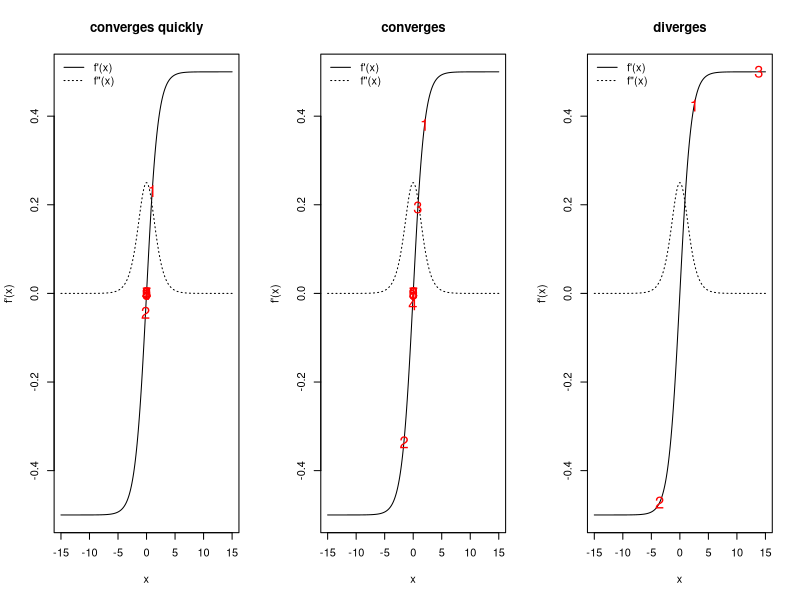
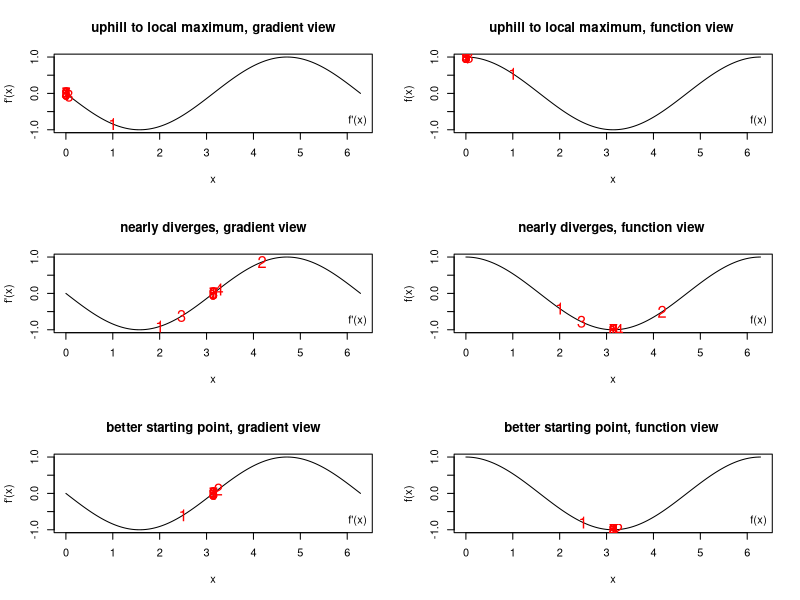
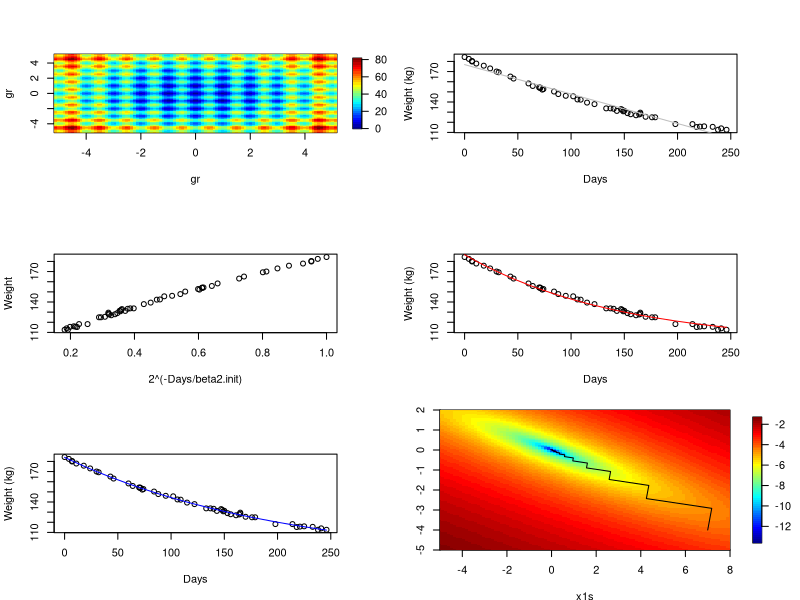
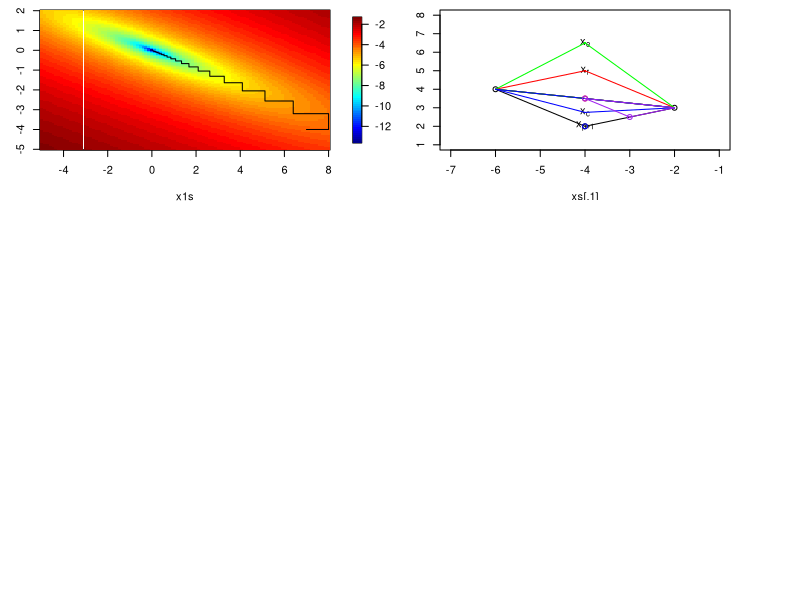
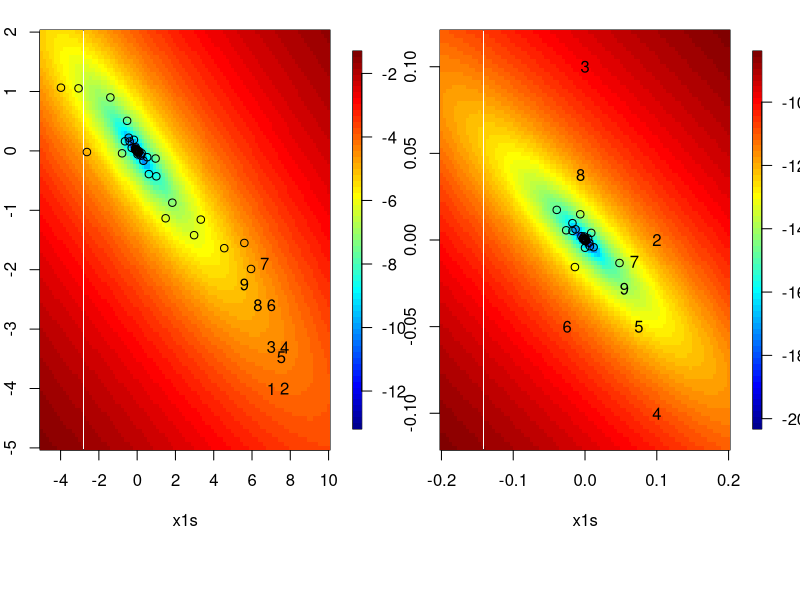
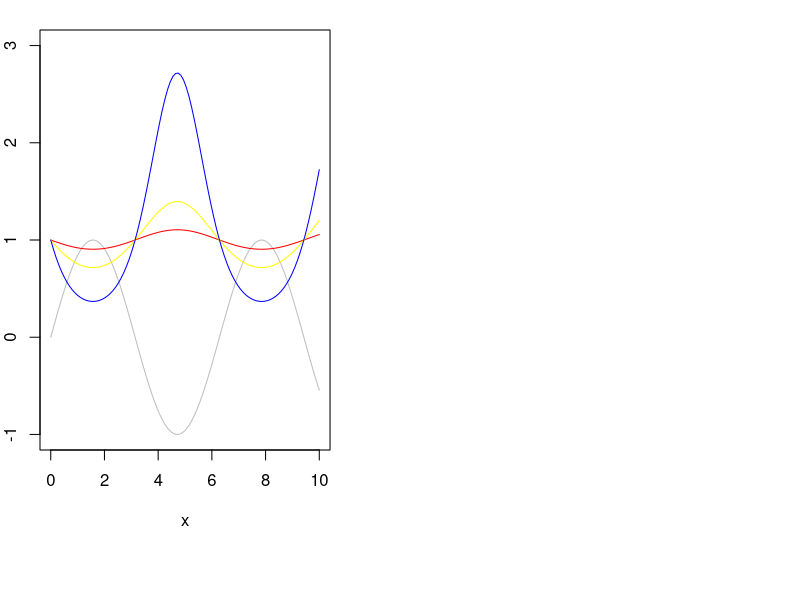
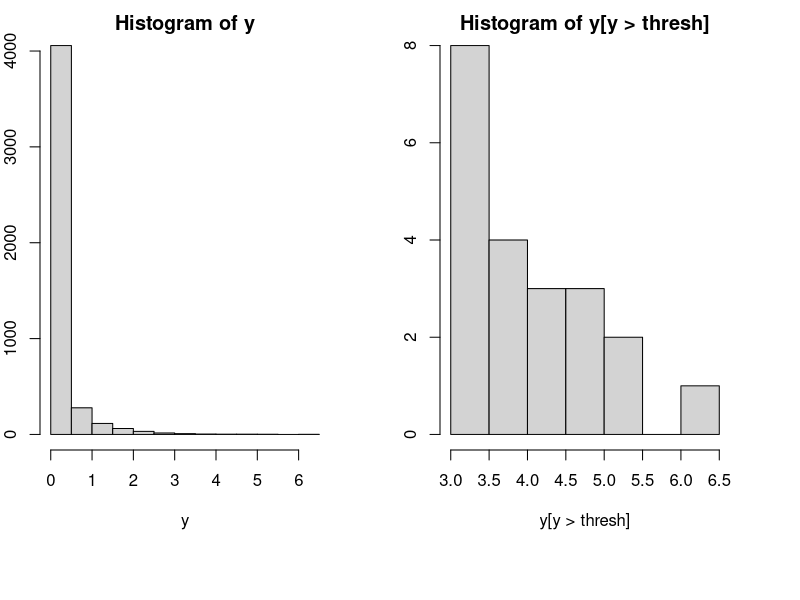
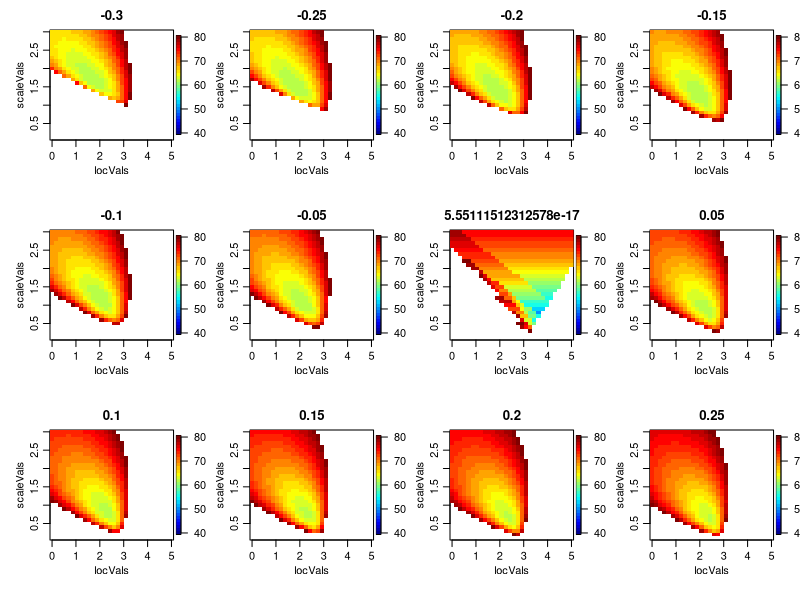

Generate these figures, in order, with R: (Note: this script raises an error after producing the figures.)
################################################################
### Demo code for Unit 11 of Stat243, "Optimization"
### Chris Paciorek, November 2020
################################################################

#######################################
# 3: Univariate function optimization
#######################################

### 3.3.3 How can Newton's method go wrong? 

## @knitr newton-diverge

par(mfrow = c(1, 3))
fp <- function(x, theta = 1){
	exp(x*theta)/(1+exp(x*theta)) - .5
}
fpp <- function(x, theta = 1){
	exp(x*theta)/((1+exp(x*theta))^2)
}
xs <- seq(-15, 15, len = 300)

## good starting point
x0 <- 1
xvals <- c(x0,rep(NA,9))
for(t in 2:10){
	xvals[t]=xvals[t-1] - fp(xvals[t-1]) / fpp(xvals[t-1])
}
## print(xvals)

plot(xs, fp(xs), type = 'l', xlab = 'x', ylab = "f'(x)", main ='converges quickly')
lines(xs, fpp(xs), lty = 3)
legend('topleft', bty = 'n', lty = c(1,3), legend = c("f'(x)", 'f"(x)'))
points(xvals, fp(xvals), pch = as.character(1:length(xvals)), col = 'red', cex = 1.5)

## ok starting point
x0 <- 2
xvals <- c(x0,rep(NA,9))
for(t in 2:10){
	xvals[t]=xvals[t-1] - fp(xvals[t-1]) / fpp(xvals[t-1])
}
## print(xvals)

plot(xs, fp(xs), type = 'l', xlab = 'x', ylab = "f'(x)", main ='converges')
lines(xs, fpp(xs), lty = 3)
legend('topleft', bty = 'n', lty = c(1,3), legend = c("f'(x)", 'f"(x)'))
points(xvals, fp(xvals), pch = as.character(1:length(xvals)), col = 'red', cex = 1.5)

## bad starting point
x0 <- 2.5
xvals <- c(x0,rep(NA,9))
for(t in 2:10){
	xvals[t]=xvals[t-1] - fp(xvals[t-1]) / fpp(xvals[t-1])
}
## print(xvals)
## whoops

plot(xs, fp(xs), type = 'l', xlab = 'x', ylab = "f'(x)", main = 'diverges')
lines(xs, fpp(xs), lty = 3)
legend('topleft', lty = c(1,3), legend = c("f'(x)", 'f"(x)'), bty = 'n')
points(xvals, fp(xvals), pch = as.character(1:length(xvals)), col = 'red', cex = 1.5)


## @knitr newton-uphill

## example of mistakenly climbing uphill

par(mfrow = c(3,2))

# original fxn
f <- function(x) cos(x)
# gradient
fp <- function(x) -sin(x)
# second derivative
fpp <- function(x) -cos(x)
xs <- seq(0, 2*pi, len = 300)

x0 <- 1 # starting point
fp(x0) # negative
fpp(x0) # negative
x1 <- x0 - fp(x0)/fpp(x0) # whoops, we've gone uphill 
## because of the negative second derivative
xvals <- c(x0,rep(NA,9))
for(t in 2:10){
	xvals[t]=xvals[t-1]-fp(xvals[t-1])/fpp(xvals[t-1])
}
## print(xvals)

plot(xs, fp(xs), type = 'l', xlab = 'x', ylab = "f'(x)",
     main = 'uphill to local maximum, gradient view',)
legend('bottomright', legend = c("f'(x)"), bty = 'n')
points(xvals, fp(xvals), pch = as.character(1:length(xvals)), col = 'red', cex = 1.5)
## and we've found a maximum rather than a minimum...
plot(xs, f(xs), type = 'l', xlab = 'x', ylab = "f(x)", 
     main = 'uphill to local maximum, function view ',)
legend('bottomright', legend = c("f(x)"), bty = 'n')
points(xvals, f(xvals), pch = as.character(1:length(xvals)), col = 'red', cex = 1.5)


## in contrast, with better starting points we can find the minimum

x0 <- 2 # ok starting point
fp(x0) 
fpp(x0) 
x1 <- x0 - fp(x0)/fpp(x0) 
xvals <- c(x0,rep(NA,9))
for(t in 2:10){
	xvals[t]=xvals[t-1]-fp(xvals[t-1])/fpp(xvals[t-1])
}
## print(xvals)

# oscillates and comes close to diverging but converges
plot(xs, fp(xs), type = 'l', xlab = 'x', ylab = "f'(x)",
     main = 'nearly diverges, gradient view',)
legend('bottomright', legend = c("f'(x)"), bty = 'n')
points(xvals, fp(xvals), pch = as.character(1:length(xvals)), col = 'red', cex = 1.5)
## and we've found a maximum rather than a minimum...
plot(xs, f(xs), type = 'l', xlab = 'x', ylab = "f(x)", 
     main = 'nearly diverges, function view ',)
legend('bottomright', legend = c("f(x)"), bty = 'n')
points(xvals, f(xvals), pch = as.character(1:length(xvals)), col = 'red', cex = 1.5)


x0 <- 2.5 # good starting point
fp(x0) 
fpp(x0) 
x1 <- x0 - fp(x0)/fpp(x0) 
xvals <- c(x0,rep(NA,9))
for(t in 2:10){
	xvals[t]=xvals[t-1]-fp(xvals[t-1])/fpp(xvals[t-1])
}
## print(xvals)

## converges quickly
plot(xs, fp(xs), type = 'l', xlab = 'x', ylab = "f'(x)",
     main = 'better starting point, gradient view',)
legend('bottomright', legend = c("f'(x)"), bty = 'n')
points(xvals, fp(xvals), pch = as.character(1:length(xvals)), col = 'red', cex = 1.5)
## and we've found a maximum rather than a minimum...
plot(xs, f(xs), type = 'l', xlab = 'x', ylab = "f(x)", 
     main = 'better starting point, function view ',)
legend('bottomright', legend = c("f(x)"), bty = 'n')
points(xvals, f(xvals), pch = as.character(1:length(xvals)), col = 'red', cex = 1.5)


## @knitr dummy

#######################################
# 4: Convergence ideas
#######################################

### 4.2 Starting values

## @knitr rastrigin

rastrigin <- function(x) {
	A <- 10
	n <- length(x)
	return(A*n + sum(x^2 - A * cos(2*pi*x)))
}
const <- 5.12
nGrid <- 100
gr <- seq(-const, const, len = nGrid)
xs <- expand.grid(x1 = gr, x2 = gr)
y <- apply(xs, 1, rastrigin)
require(fields)
image.plot(gr, gr, matrix(y, nGrid, nGrid), col=tim.colors(32))

## @knitr dummy

### 4.3 Convergence rates

## @knitr convergence

options(digits = 10)
f <- function(x) cos(x)
fp <- function(x) -sin(x)
fpp <- function(x) -cos(x)
xstar <- pi # known minimum

## N-R
x0 <- 2
xvals <- c(x0,rep(NA,9))
for(t in 2:10){
	xvals[t] <- xvals[t-1] - fp(xvals[t-1]) / fpp(xvals[t-1])
}
print(xvals)

## bisection
bisecStep <- function(interval, fp){
	xt <- mean(interval)
	if(fp(interval[1]) * fp(xt) <= 0) interval[2] <- xt else interval[1] <- xt
	return(interval)
}
nIt <- 30
a0 <- 2; b0 <- (3*pi/2) - (xstar - a0) 
## have b0 be as far from min as a0 for fair comparison with N-R
interval <- matrix(NA, nr = nIt, nc = 2)
interval[1, ] <- c(a0, b0)
for(t in 2:nIt){
	interval[t, ] <- bisecStep(interval[t-1, ], fp)
}
rowMeans(interval)

## @knitr dummy

########################################
### 5: Multivariate optimization
########################################

### 5.2 Newton-Raphson (Newton's method)

library(MASS)
head(wtloss)
attach(wtloss)

plot(Days, Weight, ylab = "Weight (kg)")

### Linear fit - not a good model
wtloss.lm <- lm(Weight ~ Days, data = wtloss)
coef(wtloss.lm) # estimates of the intercept and slope
lines(Days, fitted(wtloss.lm), col = "grey")

## we need some starting values
## guess that beta2 approx 100 since the midpoint of Days is near 100

beta2.init = 100
2^(-Days/beta2.init)  ## implicit covariate

plot(2^(-Days/beta2.init), Weight)
tmpMod = lm(Weight ~ I(2^(-Days/beta2.init)))
beta0.init = tmpMod$coef[1]
beta1.init = tmpMod$coef[2]

plot(Days, Weight, ylab = "Weight (kg)")
lines(Days, beta0.init + beta1.init * 2^(-Days/beta2.init), col = 'red')
## not bad; let's go with that

expr = quote((Weight - (beta0 + beta1 * 2^(-Days/beta2)))^2) # objective is sum of this quantity over the observations
## let R do the differentiation of the basic expression for us (since human error in taking derivatives is very common)
## R won't deal with the summation, so we'll have to do that ourselves
deriv(expr, c("beta0", "beta1", "beta2"), function.arg = TRUE)
deriv3(expr, c("beta0", "beta1", "beta2"), function.arg = TRUE) # same as deriv()  with Hessian = TRUE

f =function(betas){
  sum((Weight - (betas[1] + betas[2] * 2^(-Days/betas[3])))^2)
}

## use the basic code based on deriv() and deriv3() 
fp = function(betas){
  ## a bit sloppy as I use Days and Weight as global vars here
  beta0 = betas[1]
  beta1 = betas[2]
  beta2 = betas[3]
  .expr3 <- 2^(-Days/beta2)
  .expr6 <- Weight - (beta0 + beta1 * .expr3)
  grad = - c(sum(2*.expr6), sum(2*(.expr3*.expr6)),
             sum(2* (beta1 * (.expr3 * (log(2) * (Days/beta2^2))) * .expr6)))
  return(grad)
}

fpp = function(betas){
  ## a bit sloppy as I use Days and Weight as global vars here
  n = length(Days)
  beta0 = betas[1]
  beta1 = betas[2]
  beta2 = betas[3]
  .expr3 <- 2^(-Days/beta2)
  .expr6 <- Weight - (beta0 + beta1 * .expr3)
  .expr11 <- log(2)
  .expr12 <- beta2^2
  .expr14 <- .expr11 * (Days/.expr12)
  .expr15 <- .expr3 * .expr14
  .expr16 <- beta1 * .expr15
  
  hessian = matrix(0, 3, 3)
  hessian[1, 1] <- 2*n # don't forget to do summation (i.e., multiply by n)
  hessian[1, 2] <- sum(2 * .expr3)
  hessian[1, 3] <- sum( 2 *  .expr16)
  hessian[2, 2] <- sum( 2 * (.expr3 * .expr3))
  
  hessian[2, 3] <-  - sum(2 * 
                          (.expr15 * .expr6 - .expr3 * .expr16))
  
  hessian[3, 3] <- - sum(2 * (beta1 * (.expr15 * 
                                       .expr14 - .expr3 * (.expr11 * (Days * (2 * beta2)/.expr12^2))) * 
                              .expr6 - .expr16 * .expr16))
  hessian[lower.tri(hessian)] = t(hessian[upper.tri(hessian)])
  return(hessian) 
}



nIt = 20
xvals = matrix(NA, nr = nIt, nc = 3)
xvals[1, ] = c(beta0.init, beta1.init, beta2.init)


for(t in 2:nIt){
  xvals[t, ] = xvals[t-1, ] - solve(fpp(xvals[t-1, ]), fp(xvals[t-1, ]))
  if(FALSE){ # in case not numerically p.d., use pseudoinverse
    e = eigen(fpp(xvals[t-1, ])) 
    e$val = 1/e$val
    e$val[e$val < 0] = 0 # pseudo-inverse
    xvals[t, ] = xvals[t-1, ] - e$vec%*%((t(e$vec)*e$val)%*%fp(xvals[t-1, ]))
  }
}

## let's check against R's built-in nonlinear least squares function
beta.start = xvals[1, ]
names(beta.start) = c("beta0", "beta1", "beta2")
wtloss.fm <- nls(Weight ~ beta0 + beta1*2^(-Days/beta2), 
                 data = wtloss, start = beta.start, trace = TRUE)
nlsEst = coef(wtloss.fm)

f(xvals[20, ])
f(nlsEst)

plot(Days, Weight, ylab = "Weight (kg)")
lines(Days, fitted(wtloss.fm), col = "blue")

### 5.3 Fisher scoring

## data are only involved in .expr6 and all Hessian terms involving .expr6 are linear in it, so replace with its expectation, which is simply 0

fppFS = function(betas){
  ## a bit sloppy as I use Days and Weight as global vars here
  n = length(Days)
  beta0 = betas[1]
  beta1 = betas[2]
  beta2 = betas[3]
    .expr3 <- 2^(-Days/beta2)
    .expr6 <- 0 # Weight - (beta0 + beta1 * .expr3)
    .expr11 <- log(2)
    .expr12 <- beta2^2
    .expr14 <- .expr11 * (Days/.expr12)
    .expr15 <- .expr3 * .expr14
    .expr16 <- beta1 * .expr15
 
  hessian = matrix(0, 3, 3)
  hessian[1, 1] <- 2*n # don't forget to do summation (i.e., multiply by n)
    hessian[1, 2] <- sum(2 * .expr3)
    hessian[1, 3] <- sum( 2 *  .expr16)
    hessian[2, 2] <- sum( 2 * (.expr3 * .expr3))
  
    hessian[2, 3] <-  - sum(2 * 
        (.expr15 * .expr6 - .expr3 * .expr16))

    hessian[3, 3] <- - sum(2 * (beta1 * (.expr15 * 
        .expr14 - .expr3 * (.expr11 * (Days * (2 * beta2)/.expr12^2))) * 
        .expr6 - .expr16 * .expr16))
  hessian[lower.tri(hessian)] = t(hessian[upper.tri(hessian)])
  return(hessian) 
}


nIt = 20
xvals = matrix(NA, nr = nIt, nc = 3)
xvals[1, ] = c(beta0.init, beta1.init, beta2.init)

fpp(xvals[1, ])
fppFS(xvals[1, ])
## pretty similar - some terms in the observed FI didn't involve the data, so don't change anyway

for(t in 2:nIt){
  xvals[t, ] = xvals[t-1, ] - solve(fppFS(xvals[t-1, ]), fp(xvals[t-1, ]))
}

## FS seems to give slightly faster convergence here


### 5.5.1 Descent methods and Newton-like methods

## steepest descent

## @knitr steepest

par(mai = c(.5,.4,.1,.4))
f <- function(x){
	x[1]^2/1000 + 4*x[1]*x[2]/1000 + 5*x[2]^2/1000
}
fp <- function(x){
	c(2 * x[1]/1000 + 4 * x[2]/1000,
	4 * x[1]/1000 + 10 * x[2]/1000)
}
lineSearch <- function(alpha, xCurrent, direction, FUN){
	newx <- xCurrent + alpha * direction
	FUN(newx)
}
nIt <- 50
xvals <- matrix(NA, nr = nIt, nc = 2)
xvals[1, ] <- c(7, -4)
for(t in 2:50){
	newalpha <- optimize(lineSearch, interval = c(-5000, 5000),
		xCurrent = xvals[t-1, ], direction = fp(xvals[t-1, ]),
		FUN = f)$minimum 
	xvals[t, ] <- xvals[t-1, ] + newalpha * fp(xvals[t-1, ])
}
x1s <- seq(-5, 8, len = 100); x2s = seq(-5, 2, len = 100)
fx <- apply(expand.grid(x1s, x2s), 1, f)
## plot f(x) surface on log scale
image.plot(x1s, x2s, matrix(log(fx), 100, 100), 
	xlim = c(-5, 8), ylim = c(-5,2)) 
lines(xvals) ## overlay optimization path
## kind of slow

## @knitr dummy

### 5.6 Gauss-Seidel

## @knitr Gauss-Seidel

f <- function(x){
	return(x[1]^2/1000 + 4*x[1]*x[2]/1000 + 5*x[2]^2/1000)
}
f1 <- function(x1, x2){ # f(x) as a function of x1
	return(x1^2/1000 + 4*x1*x2/1000 + 5*x2^2/1000)
}
f2 <- function(x2, x1){ # f(x) as a function of x2
	return(x1^2/1000 + 4*x1*x2/1000 + 5*x2^2/1000)
}
x1s <- seq(-5, 8, len = 100); x2s = seq(-5, 2, len = 100)
fx <- apply(expand.grid(x1s, x2s), 1, f)
image.plot(x1s, x2s, matrix(log(fx), 100, 100))
nIt <- 49
xvals <- matrix(NA, nr = nIt, nc = 2)
xvals[1, ] <- c(7, -4)
## 5, -10
for(t in seq(2, nIt, by = 2)){
	newx1 <- optimize(f1, x2 = xvals[t-1, 2], interval = c(-40, 40))$minimum
	xvals[t, ] <- c(newx1, xvals[t-1, 2])
	newx2 <- optimize(f2, x1 = newx1, interval = c(-40, 40))$minimum
	xvals[t+1, ] <- c(newx1, newx2)
}
lines(xvals)

## @knitr dummy

### 5.7 Nelder-Mead

## set up tuning factors
alpha = 1
gamma = 2
beta = .5
delta = .5

## auxiliary function to plot line segments
plotseg = function(ind1, ind2, col = 1){
  if(length(ind1) == 1){
    segments(xs[ind1, 1], xs[ind1 , 2], xs[ind2, 1], xs[ind2, 2], col = col)
  } else{
    segments(ind1[1], ind1[2], xs[ind2, 1], xs[ind2, 2], col = col)    
  }
}
  
## initial polytope
xs = matrix(c(-2,3,-6,4,-4,2),nc=2,byrow=T)

plot(xs,xlim=c(-7,-1),ylim=c(1,8))
plotseg(2, 3)
plotseg(1, 3)
plotseg(1, 2)

xbar = (xs[1,]+xs[2,])/2

text(xs[3,1], xs[3,2], expression(x[p+1]))

points(xbar[1],xbar[2], col = 'red')

### reflection

xr = (1+alpha)*xbar - alpha*xs[3,]
points(xr[1],xr[2],col = 'red', pch = 16, cex = .4)
text(xr[1],xr[2], expression(x[r]))

plotseg(xr, 1, col = 'red')
plotseg(xr, 2, col = 'red')
plotseg(1, 2, col = 'red')
## red triangle is now our proposed new polytope

### consider expansion if xr is better than all the other points

xe = gamma*xr + (1-gamma)*xbar
points(xe[1], xe[2], col = 'green', pch = 16, cex = .4)
text(xe[1],xe[2], expression(x[e]))
## if xe is better than xr, use xe, o.w. use xr

plotseg(xe, 1, col = 'green')
plotseg(xe, 2, col = 'green')
plotseg(1, 2, col = 'green')

### consider contraction if xr is worse than all the other points

points(xs[3,1], xs[3, 2], col = 'blue')

## set xh to be the best of these two points
xh = xs[3, ] # suppose the original point is better than the reflection
xc = beta*xh + (1-beta)*xbar
points(xc[1], xc[2], col = 'blue', pch = 16, cex = .4)
text(xc[1],xc[2], expression(x[c]))
## if xc is better than xh, then contract

plotseg(xc, 1, col = 'blue')
plotseg(xc, 2, col = 'blue')
plotseg(1, 2, col = 'blue')

## if not, shrink simplex toward the best point (xs[1, ])

### shrinkage

xs[2, ] = delta*xs[2, ] + (1-delta)*xs[1, ]
xs[3, ] = delta*xs[3, ] + (1-delta)*xs[1, ]

points(xs[2, 1], xs[2, 2], col = 'purple')
points(xs[3, 1], xs[3, 2], col = 'purple')

plotseg(1, 2, 'purple')
plotseg(1, 3, 'purple')
plotseg(2, 3, 'purple')

### Nelder-Mead on our quadratic toy example

## @knitr nelder-example

f <- function(x, plot = TRUE){
    if(plot && cnt < 10) {
        points(x[1], x[2], pch = as.character(cnt))
        if(cnt < 10) cnt <<- cnt + 1 else cnt <<- 1
    } else if(plot) points(x[1], x[2])
    # if(plot) print(c(x,x[1]^2/1000 + 4*x[1]*x[2]/1000 + 5*x[2]^2/1000))
    return(x[1]^2/1000 + 4*x[1]*x[2]/1000 + 5*x[2]^2/1000)
}

library(fields)
par(mfrow = c(1,2))

x1s <- seq(-5, 10, len = 100); x2s = seq(-5, 2, len = 100)
fx <- apply(expand.grid(x1s, x2s), 1, f, FALSE)
cnt <- 1
image.plot(x1s, x2s, matrix(log(fx), 100, 100))
init <- c(7, -4)
optim(init, f, method = "Nelder-Mead")

x1s <- seq(-.2, .2, len = 100); x2s = seq(-.12, .12, len = 100)
fx <- apply(expand.grid(x1s, x2s), 1, f, FALSE)
cnt <- 1
image.plot(x1s, x2s, matrix(log(fx), 100, 100))
init <- c(-0, 0)
optim(init, f, method = "Nelder-Mead")

## @knitr dummy

### 5.8 Simulated annealing

x= seq(0,10,len=100)
f=function(x)  sin(x)

plot(x, f(x), type='l', ylim = c(-1, 3), col = 'grey')
tau = 10
## plot the modified function
lines(x, exp(-f(x)/tau), col = 'red')   # try tau = 3, 1, .3, etc.
## effect of cooling...
tau =3
# plot the modified function
lines(x, exp(-f(x)/tau), col='yellow')   # try tau = 3, 1, .3, etc.
tau =1
## plot the modified function
lines(x, exp(-f(x)/tau), col = 'blue')   # try tau = 3, 1, .3, etc.

##############################
# 6: Optimization in R
##############################

### 6.1 Core optimization functions

## using optim()

yHundredths = scan('../data/precipData.txt')  # precip in hundredths of inches
yHundredths = yHundredths[!is.na(yHundredths)]
y = yHundredths/100  # precip now in inches

par(mfrow = c(1, 2))
hist(y)
thresh = 3
hist(y[y > thresh])

npy=31+28+31 # number of days in winter season
cutoff = (1/25.4) # wet days defined as those with > 1 mm (1/25.4 inches) of precip
thresh = as.numeric(quantile(y[y > cutoff],.98,na.rm=T)) # 98%ile of wet days


pp.lik <- function(par, y, thresh, npy) {
  mu <- par[1]
  sc <- par[2]
  xi <- par[3]
  uInd = y > thresh
  if(sc <= 0) 
    return(10^6);
  if ((1 + ((xi * (thresh - mu))/sc)) < 0) {
    l <- 10^6; 
  }
  else {
    y <- (y - mu)/sc
    y <- 1 + xi * y
    if (min(y^uInd) <= 0){   
      l <- 10^6;
    } else{
      ytmp = y
      ytmp[!uInd]=1  # 'zeroes' out those below the threshold after applying the log in next line
      l <- sum(uInd * log(sc)) + sum(uInd * log(ytmp) * 
                                     (1/xi + 1)) + length(y)/npy * mean((1 + (xi * (thresh - mu))/sc)^(-1/xi))
    }
  }
  l
}

## optim() usage
## out <- optim(init, pp.lik, hessian = TRUE, method = "BFGS", control = list(maxit = maxit, trace = TRUE))

yExc = y[y > thresh]
in2 <- sqrt(6 * var(yExc))/pi  # have initial values depend only on those above the threshold
in1 <- mean(yExc) - 0.57722 * in2
init0 = c(in1, in2, 0.1)

## fit with Nelder-Mead (default) and BFGS
fit1 <- optim(init0, pp.lik, y = y, thresh = thresh, npy = npy, control = list(trace = TRUE)) # 118 fxn evals
fit2 <- optim(init0, pp.lik, y = y, thresh = thresh, npy = npy, method = 'BFGS', control = list(trace = TRUE)) # ~ 10 its
print(fit1)
print(fit2)

mle <- fit2$par

system.time(optim(init0, pp.lik, y = y, thresh = thresh, npy = npy))
system.time(optim(init0, pp.lik, y = y, thresh = thresh, npy = npy, method = 'BFGS'))

## different starting value 
init1 = c(mean(y[y > thresh]), sd(y[y > thresh]), -0.1)
optim(init1, pp.lik, y = y, thresh = thresh, npy = npy, control = list(trace = TRUE)) 
optim(init1, pp.lik, y = y, thresh = thresh, npy = npy, method = 'BFGS', control = list(trace = TRUE)) 

## bad starting value for BFGS
init2 = c(thresh, .01, .1)
out = optim(init2, pp.lik, y = y, thresh = thresh, npy = npy, control = list(trace = TRUE), hessian = TRUE)
solve(out$hessian)
out2 = optim(init2, pp.lik, y = y, thresh = thresh, npy = npy, method = 'BFGS', control = list(trace = TRUE), hessian = TRUE)
solve(out2$hessian)


## suppose the data were on a different scale
yExc2 <- yExc * 1000
y2 <- y * 1000
thresh2 <- thresh * 1000


in2 <- sqrt(6 * var(yExc2))/pi  # have initial values depend only on those above the threshold
in1 <- mean(yExc2) - 0.57722 * in2
init3 = c(in1, in2, 0.1)

optim(init3, pp.lik, y = y2, thresh = thresh2, npy = npy, control = list(trace = TRUE)) ## note that the parameters have changed even beyond a scaling effect
optim(init3, pp.lik, y = y2, thresh = thresh2, npy = npy, method = 'BFGS', control = list(trace = TRUE)) # note lack of convergence after 100 its
optim(init3, pp.lik, y = y2, thresh = thresh2, npy = npy, method = 'BFGS', control = list(trace = TRUE, maxit = 1000)) # convergence, but to values not concordant with those from fitting the original y data

## when we have y2 = y*1000, the location and scale parameters are on very different scales than the shape parameter
## can we use parscale to deal with the problems when the data are on a different scale?
optim(init3, pp.lik, y = y2, thresh = thresh2, npy = npy, control = list(trace = TRUE, parscale = c(1000,1000,1))) 
optim(init3, pp.lik, y = y2, thresh = thresh2, npy = npy, method = 'BFGS', control = list(trace = TRUE, parscale = c(1000,1000,1))) 
## yes, that works! the parameter estimates are now equivalent to those from the standard fitting of the original data

## default step size for numerical derivative is only .001; perhaps we should try with higher accuracy
optim(init0, pp.lik, y = y, thresh = thresh, npy = npy, method = 'BFGS', control = list(trace = TRUE, ndeps = rep(1e-6, 3)))
## note that we needed only 33 function evaluations instead of the original 43, presumably because of higher accuracy in the derivative

#### let's do some plotting of the objective fxn as a sanity check

## 3-d grid of location, scale, shape
locVals = seq(0, 5, len = 30)
scaleVals = seq(.1, 3, len = 30)
shapeVals = seq(-.3, .25, by = .05)
parGrid = expand.grid(loc = locVals, scale = scaleVals, shape = shapeVals)

obj=apply(parGrid, 1, pp.lik, y=y, thresh=thresh, npy=npy) # compute objective function for all parameter combos

tmp = cbind(parGrid,obj)

library(fields)

par(mfrow=c(3, 4), mai = c(.6,.5, .3, .1), mgp = c(1.8, .7, 0))
for( i in 1:length(shapeVals)){
  tmp2 = tmp[tmp$shape == shapeVals[i],] # slice of objective fxn for fixed shape parameter
  image.plot(locVals, scaleVals, matrix((tmp2$obj), length(locVals), length(scaleVals)), col = tim.colors(32), zlim = c(40,80), main = as.character(shapeVals[i]))
}
## note there a couple weird things about this log likelihood - (1) weird things happen when the shape parameter is very close to 0 and (2) for certain combinations the likelihood is not defined (it's set to 1e6) - this is why some of the colors go from aqua to white without showing red values - reparameterizing or optimizing with explicit constraints may be better approaches

## apart from that, it appears that optim() has probably found the minimum

##############################
# 9: Convex optimization
##############################

### 9.6 Interior point methods

## @knitr constrOptim

## based on the example in ?constrOptim
fr <- function(x) {   ## Rosenbrock Banana function
  x1 <- x[1]
  x2 <- x[2]
  100 * (x2 - x1 * x1)^2 + (1 - x1)^2
}
grr <- function(x) { ## Gradient of 'fr'
  x1 <- x[1]
  x2 <- x[2]
  c(-400 * x1 * (x2 - x1 * x1) - 2 * (1 - x1),
    200 *      (x2 - x1 * x1))
}

m <- 100
x1s <- x2s <- seq(-5, 5, len = m)
xs <- expand.grid(x1s, x2s)

f <- apply(xs, 1, fr)

image.plot(x1s, x2s, matrix(log(f), m))

ui = rbind(c(-1,0), c(1,-1))
ci = c(-0.9, -0.1)
## x1 <= 0.9
## x2 <= x1 + 0.1
## this is Region "I" in the figure

abline(v = 0.9)
abline(.1, 1)

out <- constrOptim(c(.5,0), fr, grr, ui = ui, ci = ci)
out$par
points(out$par[1], out$par[2])
text(-1,-2, "I", cex = 2)

## what about constraining to a different region? ("Region II")

ui = rbind(c(-1,0), c(-1, 1))
ci = c(-0.9,0.1)
## x1 <= 0.9
## x2 >= x1 + 0.1

out <- constrOptim(c(.5,0), fr, grr, ui = ui, ci = ci)
## whoops, not feasible!
out <- constrOptim(c(-3, 2), fr, grr, ui = ui, ci = ci)
points(out$par[1], out$par[2], pch = 2)
text(-3,0, "II", cex = 2)

## how about optimizing along a line (equality constraint)?
## x1 - x2 = 0.1 is the same as
## x1 - x2 <= 0.1
## x1 - x2 >= 0.1
ui = rbind(c(-1, 1), c(1, -1))
ci = c(-0.1, 0.1)

out <- constrOptim(c(3.1, 3.0), fr, grr, ui = ui, ci = ci)
## hmmm, numerical issues?

## ok, how about making a long narrow region around the line?
## this takes a while...
ui = rbind(c(1,-1), c(-1,1))
ci = c(.099,-.101)
## hmmm, out1 thinks it has converged ...
out1 <- constrOptim(c(3.1, 3.0), fr, grr, ui = ui, ci = ci)
out2 <- constrOptim(c(3.1, 3.0), fr, NULL, ui = ui, ci = ci)

image.plot(x1s, x2s, matrix(log(f), m))
abline(-0.1, 1)
points(out1$par[1], out1$par[2], pch = "1")
points(out2$par[1], out2$par[2], pch = "2")
